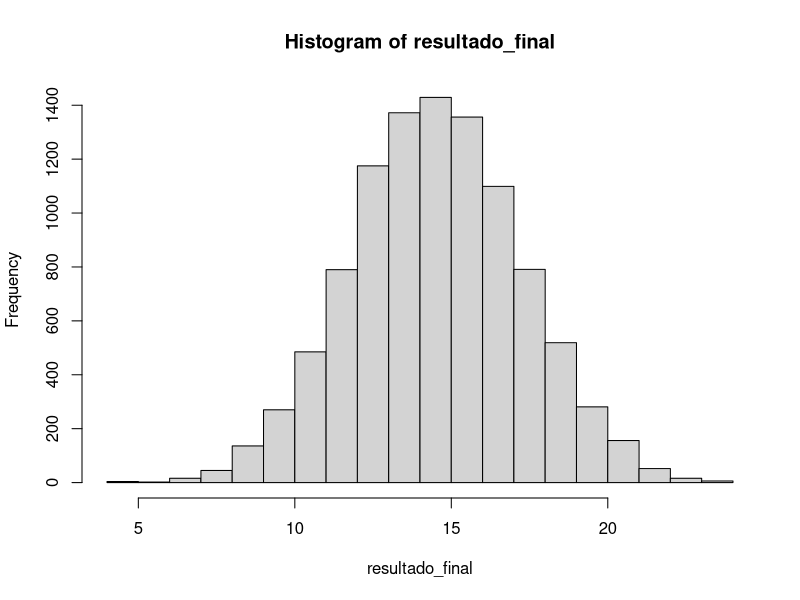

This figure's R source:
## Complemento de un evento

# Definir tres *vectores* $A$, $B$, $C$
 
A <- c(2,4,6)
B <- c(1,3,5)
C <- c(2,3,5)

# Definir un vector que contiene los elementos de $A$ y $B$
AyB <- c(A, B)

# Ver que elementos que están en $A$ o $B$, no están en $C$
setdiff(AyB, C)

## Eventos mutuamente excluyentes

# ¿Existe al menos un elemento de $A$ igual a un elemento en $C$?
intersect(A, C)

# ¿Existe al menos un elemento de $B$ igual a un elemento en $C$?
intersect(B, C)

# ¿Existe al menos un elemento de $A$ igual a un elemento en $B$?
intersect(A, B)

## Notación de conjuntos

union(A, C)
intersect(A, C)

## En la práctica

# Definamos un vector *moneda* con los posibles eventos y simulemos una sola tirada de esa moneda.
set.seed(1)
moneda <- c("cara", "sello")
sample(moneda, 1)

# Repitamos 5 veces este proceso
tirar_moneda <- sample(moneda, 5, replace = TRUE)
table(tirar_moneda)

# Repitamos 5.000 veces este proceso
tirar_moneda <- sample(moneda, 5000, replace = TRUE)
table(tirar_moneda)

## Variable aleatorias discretas
resultados <- replicate(expr = sum(sample(moneda, 3, replace = TRUE) == "cara"), n = 10000)
table(resultados)/10000

## Medidas de tendencia central

# Esperanza: Valor promedio/medio (ponderado).
mean(c(1,2,3,3,4,5,6,7,8,9,10,11,12))

# Mediana: Valor que divide las observaciones en dos grupos de igual tamaño.
median(c(1,2,3,3,4,5,6,7,8,9,10,11,12))

# Moda: Valor con la mayor probabilidad de ocurrencia (o mayor valor de la función de densidad)
table(c(1,2,3,3,4,5,6,7,8,9,10,11,12))

## Esperanza/Valor Eesperado

mean(resultados)

## Interpretaciónen la práctica

# Podemos decir que mu = 1.5 al tirar tres monedas es lo mismo que esperar obtener 15 caras al repetir este proceso 10 veces.
resultado_final <- vector()
for (i in 1:10000){
  resultado_por_proceso <- vector()
  for (j in 1:10){
    resultado_por_proceso[j] <- sum(sample(moneda, 3, replace = TRUE) == "cara")
  }
  resultado_final[i] <- sum(resultado_por_proceso)
}
hist(resultado_final)

## Varianza

var(resultados)

## Algo interesante...

dbinom(x = 3, size = 3, prob = 0.5) #pmf
pbinom(q = 3, size = 3, prob = 0.5) #cdf

## Área bajo la curva = 1

f_ejemplo <- function(x){12*(x^2)*(1-x)}
integrate(f_ejemplo, 0, 1)

## Probabilidad = porción del área

integrate(f_ejemplo, 0.25, 0.5)

## Probabilidad de un x = 0

integrate(f_ejemplo, 0.4, 0.4)

## Valor esperado

f_ejemplo_e <- function(x){x*(12*(x^2)*(1-x))}
integrate(f_ejemplo_e, 0, 1)

## Varianza

f_ejemplo_var <- function(x){x^2*(12*(x^2)*(1-x))}
integrate(f_ejemplo_var, 0, 1)[[1]] - (integrate(f_ejemplo_e, 0, 1))[[1]]^2

## Distribución normal

# Calcular probabilidades

# ¿Cuál es la probabilidad de que un estudiante tenga menos de 75 puntos?

pnorm(75, mean = 80, sd = 5)

# ¿Cuál es la probabilidad de que un estudiante tenga más de 85 puntos?

1 - pnorm(85, mean = 80, sd = 5)
pnorm(85, mean = 80, sd = 5, lower.tail = FALSE)

## N de sigma de la media

# Un/a estudiante X tuvo 85 puntos en la prueba. ¿A cuántas desviaciones estándar está desde la media?

(85-80)/5

# Un/a estudiante Y tuvo 77.5 puntos en la prueba. ¿A cuántas desviaciones está desde la media?

(77.5-80)/5

## Z-score - quizás recuerdan esto

pnorm(q = 2, mean = 0, sd = 1)

## Distribución normal estándar

dnorm(0, mean = 0, sd = 1)
pnorm(0, mean = 0, sd = 1)

pnorm(1, mean = 0, sd = 1) - pnorm(-1, mean = 0, sd = 1)
pnorm(2, mean = 0, sd = 1) - pnorm(-2, mean = 0, sd = 1)
pnorm(3, mean = 0, sd = 1) - pnorm(-3, mean = 0, sd = 1)

## Censo

censo <- read.csv("../datos/muestra_censo_2017.csv")
str(censo)

## Sabemos mu y sigma

mean(censo$edad)
sd(censo$edad)

## Muestras

# Una muestra de 100 observaciones

mean(sample(censo$edad, 100))

# Una segunda muestra de 100 observaciones

mean(sample(censo$edad, 100))

# Una tercera muestra de 100 observaciones

mean(sample(censo$edad, 100))

## Aplica también a proporciones

round(table(censo$p_originario)/10000, 3)*100

## Relaciones entre variables

str(mtcars)
cov(mtcars$hp, mtcars$mpg)
cor(mtcars$hp, mtcars$mpg)